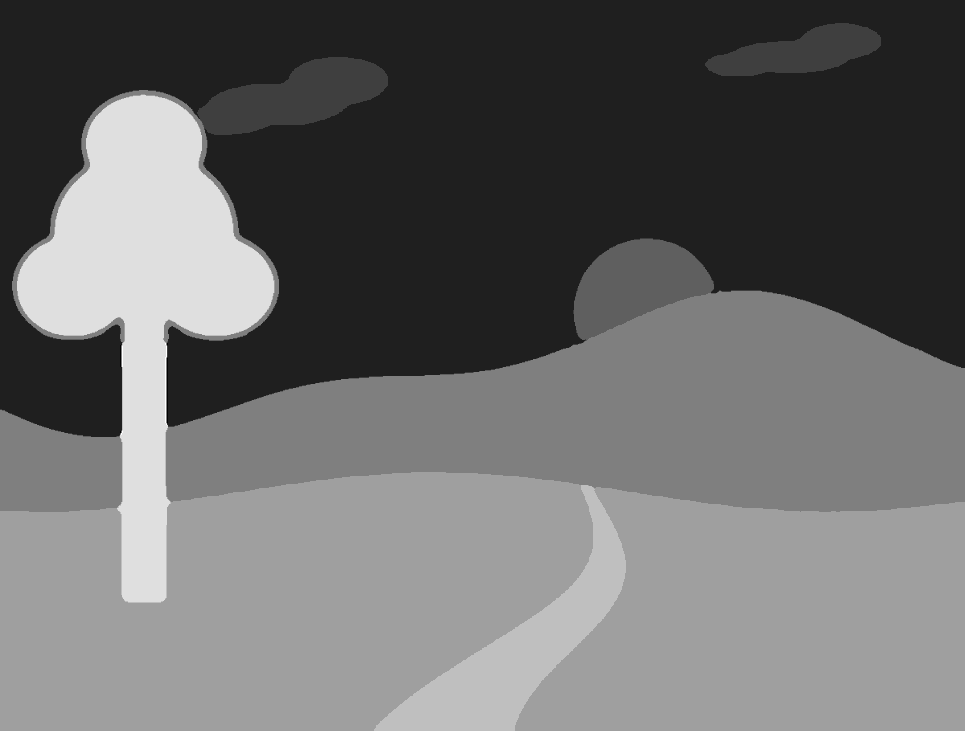
#> input picture content/regions.png, 965 x 731 px, shrunk from 1200 x 910 before the run
$ python make_edge_map.py
#> lines starting #> are read from the running program, lines starting #| are printed output that depends on the picture; after the words box and inside, x2 and y2 are one past the last pixel; in counts of white or black regions, pixels touching at a corner belong together
#> in main, regions is the input picture: shape (731, 965); min 0, max 8, mean 3.32
### app/lookup.py
"""(u, v) on the painting -> color, region, and edge flag (CLAUDE.md sections 2 and 7).

Everything is sampled from the clean digital files in content/, never from the webcam
image: the webcam's colors shift with room lighting and the hand covers the spot being
asked about. The printed painting just has to be content/painting.png printed edge to edge.

Contents:
    edge_band     region map -> boolean "near a boundary" mask (used here and by
                  tools/make_edge_map.py)
    Lookup        sample(u, v) per frame; crop(u, v) for the describe feature

Edges come from region-map boundaries, not image edge detection: Canny on a painting
fires on every brushstroke and the motor would buzz constantly (CLAUDE.md section 7).
"""

import os

import cv2
import numpy as np

from app.audio.color_map import rgb_to_hsl

CONTENT = os.path.join(os.path.dirname(os.path.dirname(os.path.abspath(__file__))), "content")


def edge_band(regions, band_frac=0.02):
    """Pixels within a band around every boundary between two different regions.

    band_frac is the band's total width as a fraction of the image width. 0.02 on a
    279 mm wide print is about 5.6 mm: wide enough that a fingertip (and ~1-2 mm of
    tracking jitter) actually lands in it, narrow enough to feel like a line.
    """
#> called with band_frac = 0.02
    r = regions.astype(np.int32)
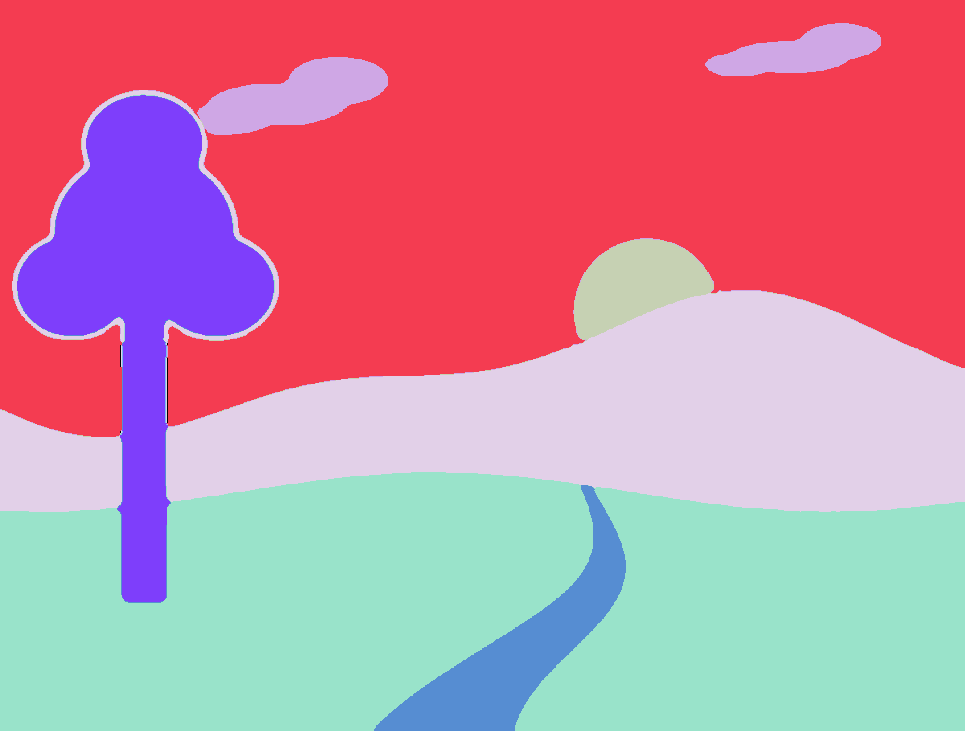
#> r: shape (731, 965) int32; 9 distinct labels, from 0 to 8; one colour per label, 0 black
    boundary = np.zeros(r.shape, np.uint8)
    # A pixel is on a boundary if its right or lower neighbor has a different region ID
    boundary[:, :-1] |= (r[:, :-1] != r[:, 1:])
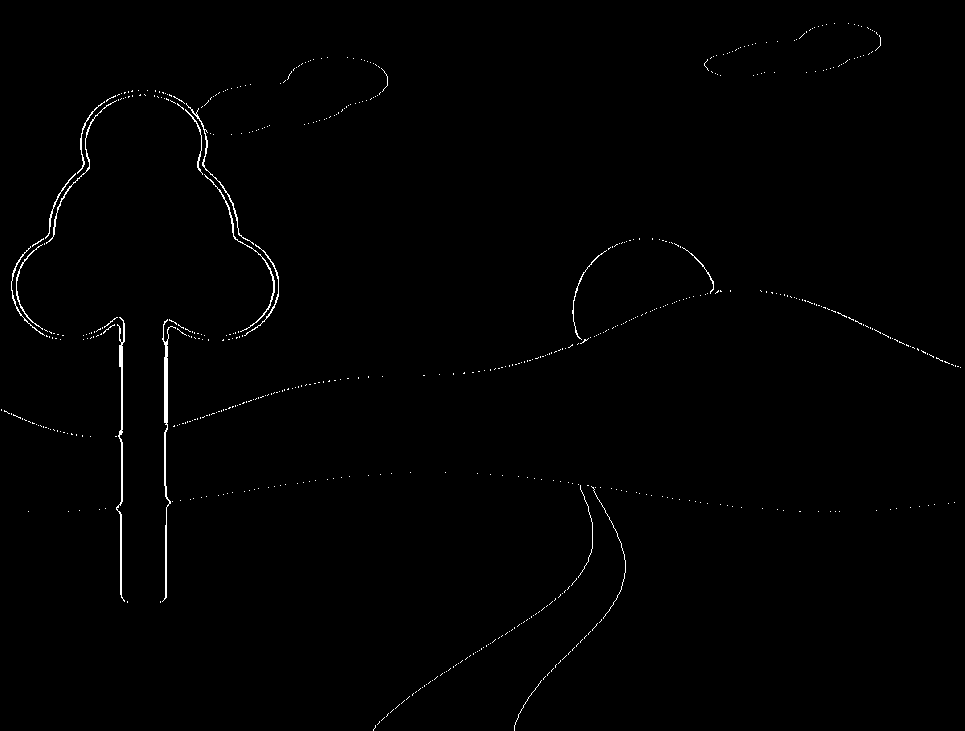
#> boundary: shape (731, 965); values 0 (black) and 1 (white), 0.68% white in thin lines or dots
    boundary[:-1, :] |= (r[:-1, :] != r[1:, :])
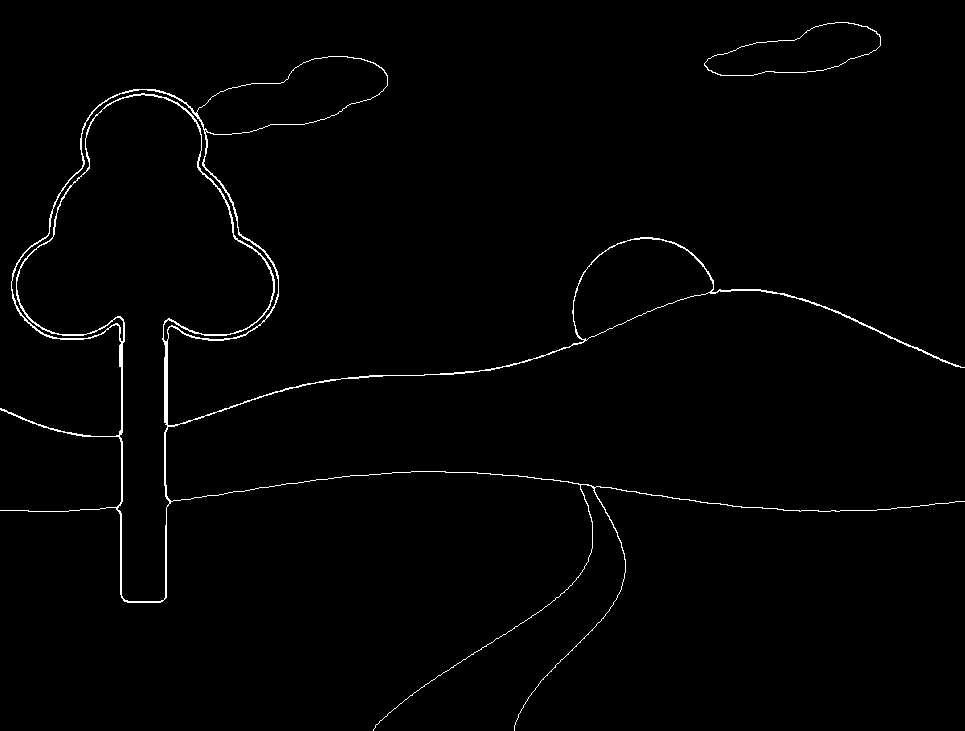
#> boundary: shape (731, 965); values 0 (black) and 1 (white), 1.2% white in thin lines or dots
    k = max(3, int(round(band_frac * r.shape[1])) | 1)  # odd kernel size
#> k = 19
    kernel = cv2.getStructuringElement(cv2.MORPH_ELLIPSE, (k, k))
    return cv2.dilate(boundary, kernel) > 0
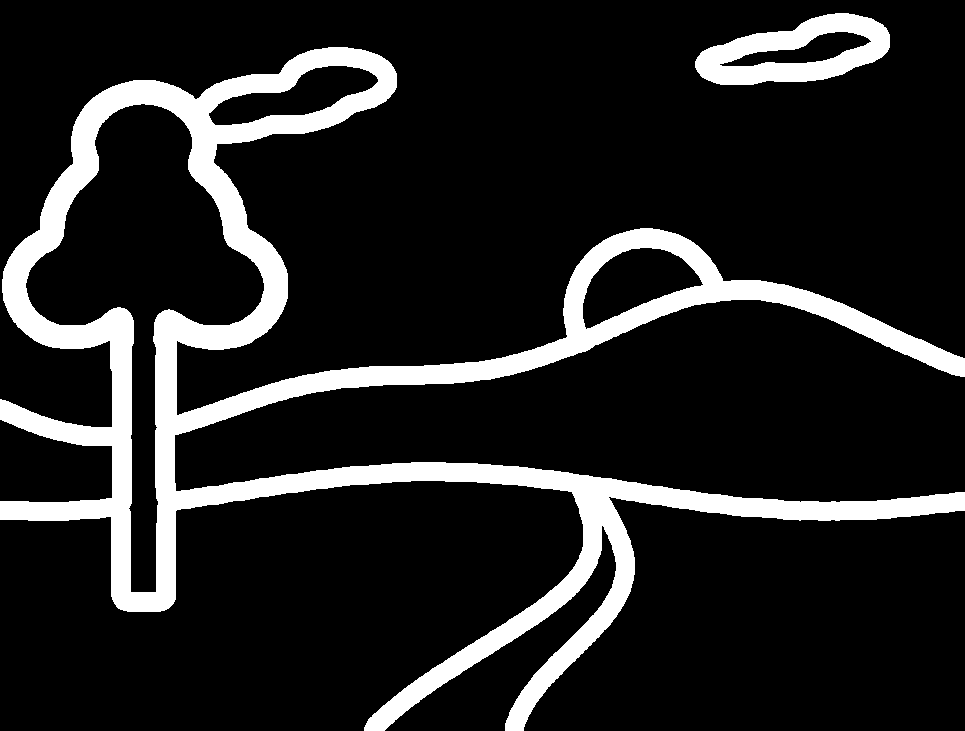
#> returned value: shape (731, 965) bool; 14% white; 2 white regions, box (x1, y1, x2, y2) and area: (0, 47, 965, 731) 91432, (695, 13, 890, 85) 7287


class Lookup:
    # [39 lines left out: functions __init__, _px, sample, crop, not called in this run]

### tools/make_edge_map.py
"""Build content/edges.png (where the fingertip motor buzzes) from content/regions.png.

Usage (from the repo root, venv active; note the -m):
    python -m tools.make_edge_map                    # writes content/edges.png + a preview
    python -m tools.make_edge_map --band 0.03        # wider band (fraction of image width)

Output:
    content/edges.png           white = edge band (motor on), black = no edge
    content/edges_preview.png   the painting with the band drawn in red, to eyeball it

app/lookup.py uses content/edges.png if it exists, otherwise builds the same band itself,
so this tool is only needed to inspect the band or hand-edit it. Rerun it whenever the BME
updates regions.png.
"""

import argparse
import os

import cv2
import numpy as np

from app.lookup import CONTENT, edge_band


def main():
    ap = argparse.ArgumentParser(description="Region boundaries -> dilated edge map")
    ap.add_argument("--content", default=CONTENT)
    ap.add_argument("--band", type=float, default=0.02, help="band width as a fraction of image width")
    args = ap.parse_args()

    regions = cv2.imread(os.path.join(args.content, "regions.png"), cv2.IMREAD_UNCHANGED)
    if regions is None:
        raise SystemExit(f"Missing {args.content}/regions.png")
    if regions.ndim == 3:
        regions = regions[:, :, 0]
    band = edge_band(regions, args.band)
    cv2.imwrite(os.path.join(args.content, "edges.png"), band.astype(np.uint8) * 255)

    painting = cv2.imread(os.path.join(args.content, "painting.png"), cv2.IMREAD_COLOR)
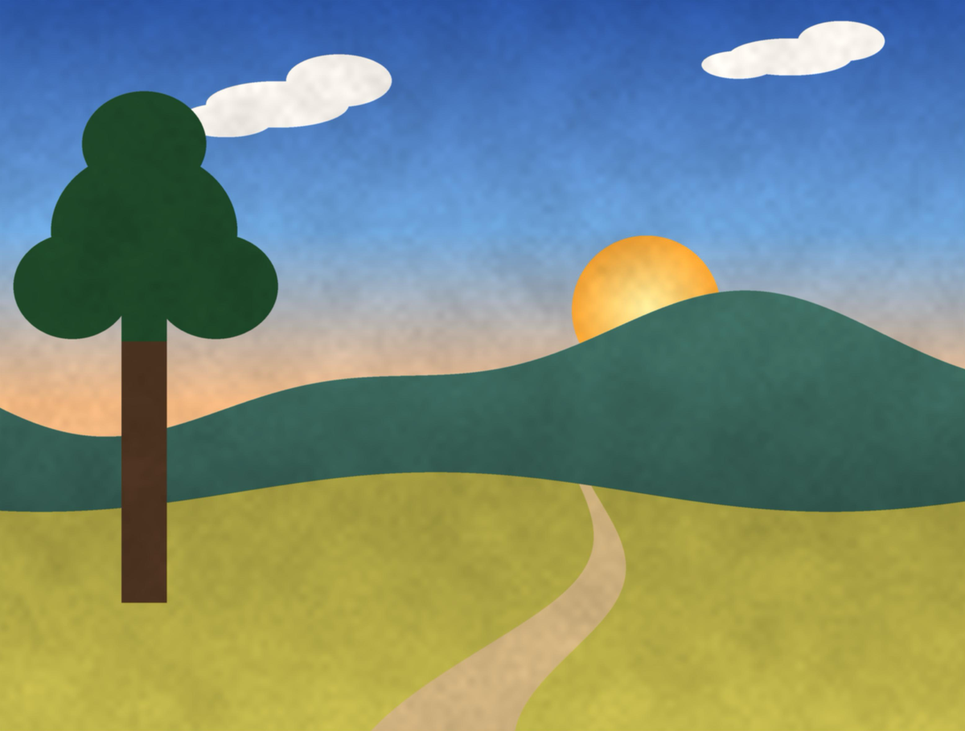
#> input picture content/painting.png, 965 x 731 px, shrunk from 1200 x 910 before the run
#> painting is the input picture: shape (731, 965, 3); mean B, G, R 121.5, 138.4, 120.3
    if painting is not None:
        preview = painting.copy()
        preview[band] = (0.4 * preview[band] + 0.6 * np.array([0, 0, 255])).astype(np.uint8)
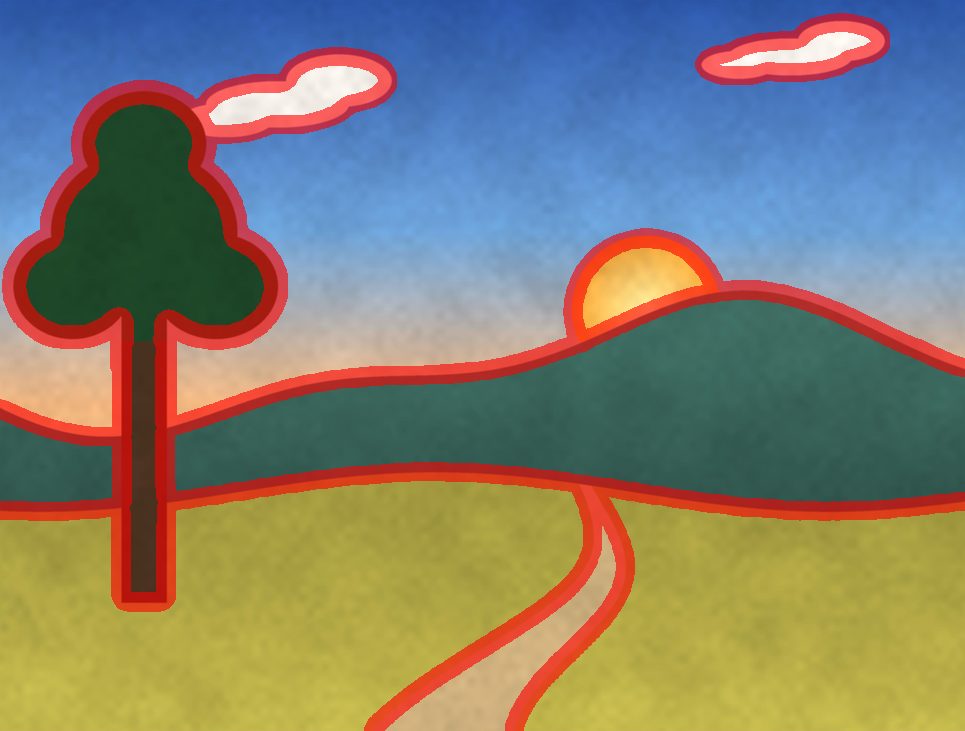
#> preview: shape (731, 965, 3); 13.99% of pixels changed, all inside (x1, y1, x2, y2) = (0, 13, 965, 731)
        cv2.imwrite(os.path.join(args.content, "edges_preview.png"), preview)
    print(f"edges.png: {band.mean() * 100:.1f}% of the painting is edge band "
          f"(band {args.band:.3f} x width = {args.band * regions.shape[1]:.0f} px)")
#| edges.png: 14.0% of the painting is edge band (band 0.020 x width = 19 px)


if __name__ == "__main__":
    main()
